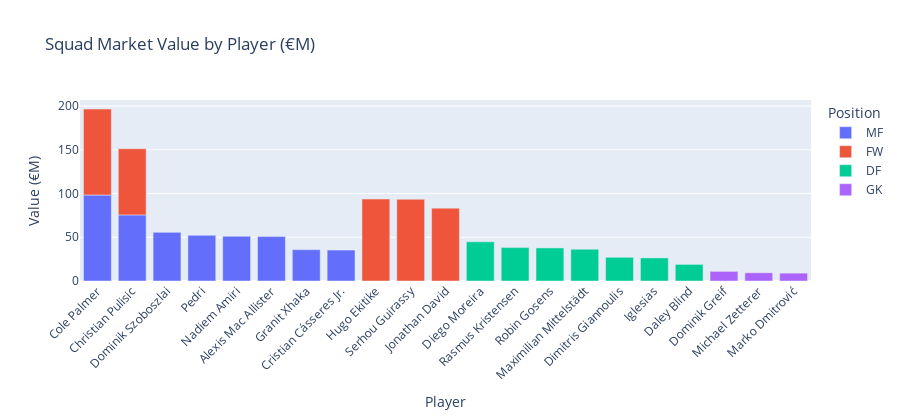
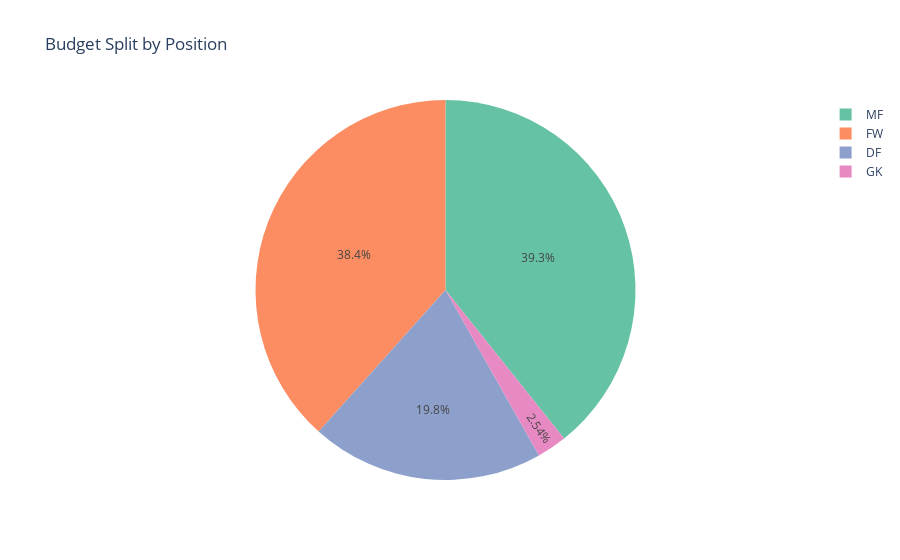
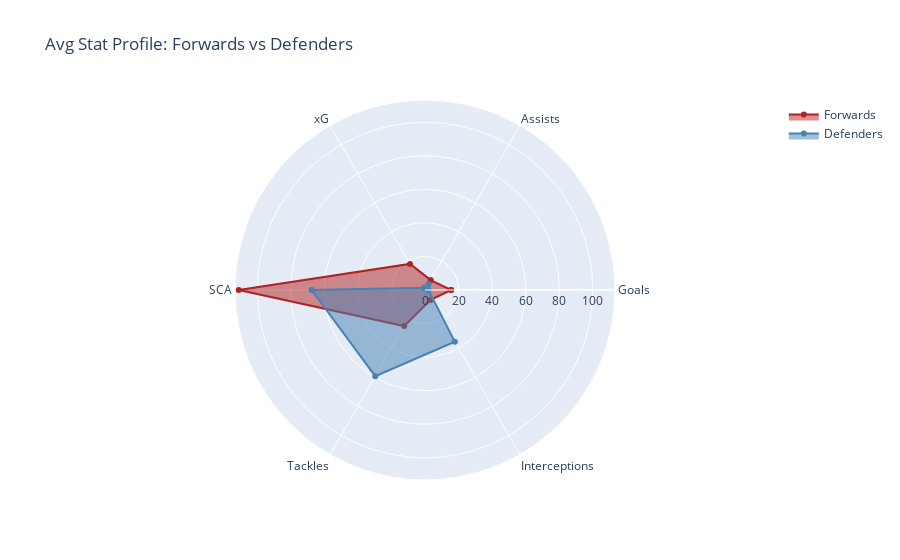
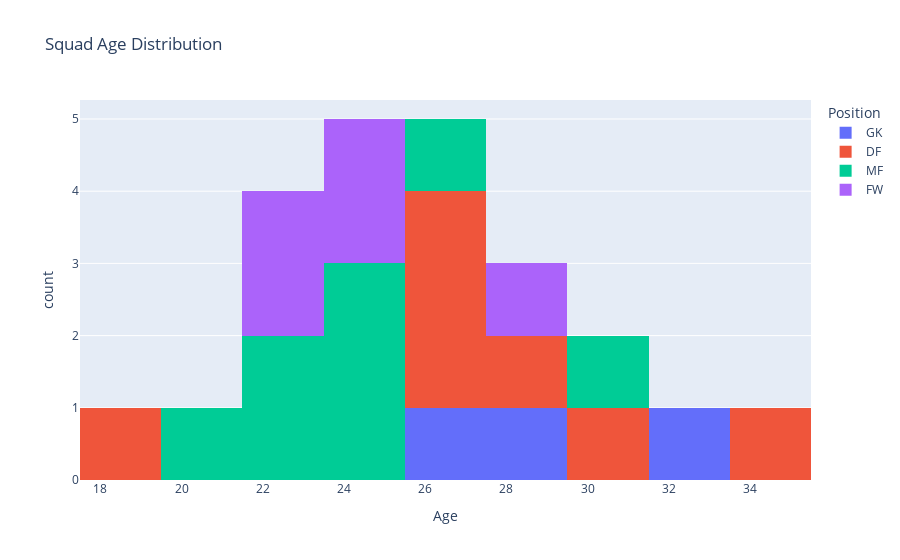

The code cell stored with these charts, in order, in its notebook:
### Markdown cell above
---
## Tool 6 — `report_generation_tool`
Produces a formatted report card and interactive Plotly visualisations.

### Code cell
@tool
def report_generation_tool(report_json: str) -> str:
    """
    Generates the final formatted squad report with metadata and interactive visualisations.
    Input JSON: {"squad": [...], "narrative": "...", "criteria": "...", "budget": ...}
    """
    params    = json.loads(report_json) if isinstance(report_json, str) else report_json
    squad     = params["squad"]
    narrative = params.get("narrative", "")
    criteria  = params.get("criteria", USER_CRITERIA)
    budget    = params.get("budget")

    total_val = sum(p["market_value"] for p in squad)

    # ── Header ────────────────────────────────────────────────────────────────
    header = (
        f"\n{'═'*64}\n"
        f"  🏆  WORLD CUP 2026 — DREAM SQUAD REPORT\n"
        f"{'═'*64}\n"
        f"  Criteria  : {criteria}\n"
        f"  Budget    : {'€{:.0f}M cap'.format(budget) if budget else 'Unlimited'}\n"
        f"  Squad size: {len(squad)} players | Total value: €{total_val:.1f}M\n"
        f"  Generated : {datetime.now().strftime('%Y-%m-%d %H:%M')}\n"
        f"  Sources   : FBRef CSV | Wikipedia (WC 2026) | API-Football (RapidAPI)\n"
        f"{'═'*64}\n"
    )
    print(header)
    display(Markdown(narrative))

    # ── Chart 1: Squad Value by Position (Bar) ────────────────────────────────
    sq_df = pd.DataFrame(squad)
    fig1  = px.bar(
        sq_df.sort_values("market_value", ascending=False),
        x="player", y="market_value", color="slot_pos",
        title="Squad Market Value by Player (€M)",
        labels={"player": "Player", "market_value": "Value (€M)", "slot_pos": "Position"},
        height=420,
    )
    fig1.update_layout(xaxis_tickangle=-45)
    fig1.show()

    # ── Chart 2: Position Breakdown (Pie) ─────────────────────────────────────
    pos_val = sq_df.groupby("slot_pos")["market_value"].sum().reset_index()
    fig2    = px.pie(
        pos_val, names="slot_pos", values="market_value",
        title="Budget Split by Position",
        color_discrete_sequence=px.colors.qualitative.Set2,
    )
    fig2.show()

    # ── Chart 3: Radar — Average Attacking vs Defensive Metrics ───────────────
    cats = ["Goals","Assists","xG","SCA","Tackles","Interceptions"]
    fws  = sq_df[sq_df["slot_pos"]=="FW"]
    dfs  = sq_df[sq_df["slot_pos"]=="DF"]
    avgs = {
        "Forwards":  [fws["goals"].mean(), fws["assists"].mean(), fws["xg"].mean(),
                      fws["sca"].mean(), fws["tackles"].mean(), fws["interceptions"].mean()],
        "Defenders": [dfs["goals"].mean(), dfs["assists"].mean(), dfs["xg"].mean(),
                      dfs["sca"].mean(), dfs["tackles"].mean(), dfs["interceptions"].mean()],
    }
    fig3 = go.Figure()
    colors = {"Forwards": "firebrick", "Defenders": "steelblue"}
    for label, vals in avgs.items():
        fig3.add_trace(go.Scatterpolar(
            r=vals + [vals[0]], theta=cats + [cats[0]],
            fill="toself", name=label, line_color=colors[label]
        ))
    fig3.update_layout(
        polar=dict(radialaxis=dict(visible=True)),
        title="Avg Stat Profile: Forwards vs Defenders",
        showlegend=True,
    )
    fig3.show()

    # ── Chart 4: Age Distribution ─────────────────────────────────────────────
    fig4 = px.histogram(
        sq_df, x="age", color="slot_pos", nbins=10,
        title="Squad Age Distribution",
        labels={"age": "Age", "slot_pos": "Position"},
    )
    fig4.show()

    return f"✅ Report generated for {len(squad)}-player squad."


# ── Run Tool 6 ────────────────────────────────────────────────────────────────
_ = report_generation_tool.invoke(json.dumps({
    "squad":     _squad,
    "narrative": _justified_squad,
    "criteria":  USER_CRITERIA,
    "budget":    BUDGET,
}))

### Figure 1 — Plotly figure (JSON) as saved in the notebook; plotly's stock layout.template omitted (floating-point values rounded to 4 significant figures)
{"data": [{"alignmentgroup": "True", "hovertemplate": "Position=MF<br>Player=%{x}<br>Value (€M)=%{y}<extra></extra>", "legendgroup": "MF", "marker": {"color": "#636efa", "pattern": {"shape": ""}}, "name": "MF", "offsetgroup": "MF", "orientation": "v", "showlegend": true, "textposition": "auto", "type": "bar", "x": ["Cole Palmer", "Christian Pulisic", "Dominik Szoboszlai", "Pedri", "Nadiem Amiri", "Alexis Mac Allister", "Granit Xhaka", "Cristian Cásseres Jr."], "xaxis": "x", "y": [98.3, 75.6, 55.6, 52.2, 51.1, 50.8, 35.8, 35.4], "yaxis": "y"}, {"alignmentgroup": "True", "hovertemplate": "Position=FW<br>Player=%{x}<br>Value (€M)=%{y}<extra></extra>", "legendgroup": "FW", "marker": {"color": "#EF553B", "pattern": {"shape": ""}}, "name": "FW", "offsetgroup": "FW", "orientation": "v", "showlegend": true, "textposition": "auto", "type": "bar", "x": ["Cole Palmer", "Hugo Ekitike", "Serhou Guirassy", "Jonathan David", "Christian Pulisic"], "xaxis": "x", "y": [98.3, 93.7, 93.4, 83.3, 75.6], "yaxis": "y"}, {"alignmentgroup": "True", "hovertemplate": "Position=DF<br>Player=%{x}<br>Value (€M)=%{y}<extra></extra>", "legendgroup": "DF", "marker": {"color": "#00cc96", "pattern": {"shape": ""}}, "name": "DF", "offsetgroup": "DF", "orientation": "v", "showlegend": true, "textposition": "auto", "type": "bar", "x": ["Diego Moreira", "Rasmus Kristensen", "Robin Gosens", "Maximilian Mittelstädt", "Dimitris Giannoulis", "Iglesias", "Daley Blind"], "xaxis": "x", "y": [44.8, 38.2, 37.8, 36.3, 27.1, 26.4, 19], "yaxis": "y"}, {"alignmentgroup": "True", "hovertemplate": "Position=GK<br>Player=%{x}<br>Value (€M)=%{y}<extra></extra>", "legendgroup": "GK", "marker": {"color": "#ab63fa", "pattern": {"shape": ""}}, "name": "GK", "offsetgroup": "GK", "orientation": "v", "showlegend": true, "textposition": "auto", "type": "bar", "x": ["Dominik Greif", "Michael Zetterer", "Marko Dmitrović"], "xaxis": "x", "y": [11, 9.4, 9], "yaxis": "y"}], "layout": {"barmode": "relative", "height": 420, "legend": {"title": {"text": "Position"}, "tracegroupgap": 0}, "title": {"text": "Squad Market Value by Player (€M)"}, "xaxis": {"anchor": "y", "domain": [0, 1], "tickangle": -45, "title": {"text": "Player"}}, "yaxis": {"anchor": "x", "domain": [0, 1], "title": {"text": "Value (€M)"}}}}

### Figure 2 — Plotly figure (JSON) as saved in the notebook; plotly's stock layout.template omitted (floating-point values rounded to 4 significant figures)
{"data": [{"domain": {"x": [0, 1], "y": [0, 1]}, "hovertemplate": "slot_pos=%{label}<br>market_value=%{value}<extra></extra>", "labels": ["DF", "FW", "GK", "MF"], "legendgroup": "", "name": "", "showlegend": true, "type": "pie", "values": [229.6, 444.3, 29.4, 454.8]}], "layout": {"legend": {"tracegroupgap": 0}, "piecolorway": ["rgb(102,194,165)", "rgb(252,141,98)", "rgb(141,160,203)", "rgb(231,138,195)", "rgb(166,216,84)", "rgb(255,217,47)", "rgb(229,196,148)", "rgb(179,179,179)"], "title": {"text": "Budget Split by Position"}}}

### Figure 3 — Plotly figure (JSON) as saved in the notebook; plotly's stock layout.template omitted (floating-point values rounded to 4 significant figures)
{"data": [{"fill": "toself", "line": {"color": "firebrick"}, "name": "Forwards", "r": [15.6, 6.8, 17.96, 111, 24.8, 6.8, 15.6], "theta": ["Goals", "Assists", "xG", "SCA", "Tackles", "Interceptions", "Goals"], "type": "scatterpolar"}, {"fill": "toself", "line": {"color": "steelblue"}, "name": "Defenders", "r": [2, 4.143, 1.486, 67.57, 59.29, 35.57, 2], "theta": ["Goals", "Assists", "xG", "SCA", "Tackles", "Interceptions", "Goals"], "type": "scatterpolar"}], "layout": {"polar": {"radialaxis": {"visible": true}}, "showlegend": true, "title": {"text": "Avg Stat Profile: Forwards vs Defenders"}}}

### Figure 4 — Plotly figure (JSON) as saved in the notebook; plotly's stock layout.template omitted (floating-point values rounded to 4 significant figures)
{"data": [{"alignmentgroup": "True", "bingroup": "x", "hovertemplate": "Position=GK<br>Age=%{x}<br>count=%{y}<extra></extra>", "legendgroup": "GK", "marker": {"color": "#636efa", "pattern": {"shape": ""}}, "name": "GK", "nbinsx": 10, "offsetgroup": "GK", "orientation": "v", "showlegend": true, "type": "histogram", "x": [32, 29, 27], "xaxis": "x", "yaxis": "y"}, {"alignmentgroup": "True", "bingroup": "x", "hovertemplate": "Position=DF<br>Age=%{x}<br>count=%{y}<extra></extra>", "legendgroup": "DF", "marker": {"color": "#EF553B", "pattern": {"shape": ""}}, "name": "DF", "nbinsx": 10, "offsetgroup": "DF", "orientation": "v", "showlegend": true, "type": "histogram", "x": [27, 27, 19, 30, 28, 34, 26], "xaxis": "x", "yaxis": "y"}, {"alignmentgroup": "True", "bingroup": "x", "hovertemplate": "Position=MF<br>Age=%{x}<br>count=%{y}<extra></extra>", "legendgroup": "MF", "marker": {"color": "#00cc96", "pattern": {"shape": ""}}, "name": "MF", "nbinsx": 10, "offsetgroup": "MF", "orientation": "v", "showlegend": true, "type": "histogram", "x": [22, 25, 21, 25, 27, 23, 31, 24], "xaxis": "x", "yaxis": "y"}, {"alignmentgroup": "True", "bingroup": "x", "hovertemplate": "Position=FW<br>Age=%{x}<br>count=%{y}<extra></extra>", "legendgroup": "FW", "marker": {"color": "#ab63fa", "pattern": {"shape": ""}}, "name": "FW", "nbinsx": 10, "offsetgroup": "FW", "orientation": "v", "showlegend": true, "type": "histogram", "x": [22, 22, 28, 25, 24], "xaxis": "x", "yaxis": "y"}], "layout": {"barmode": "relative", "legend": {"title": {"text": "Position"}, "tracegroupgap": 0}, "title": {"text": "Squad Age Distribution"}, "xaxis": {"anchor": "y", "domain": [0, 1], "title": {"text": "Age"}}, "yaxis": {"anchor": "x", "domain": [0, 1], "title": {"text": "count"}}}}
